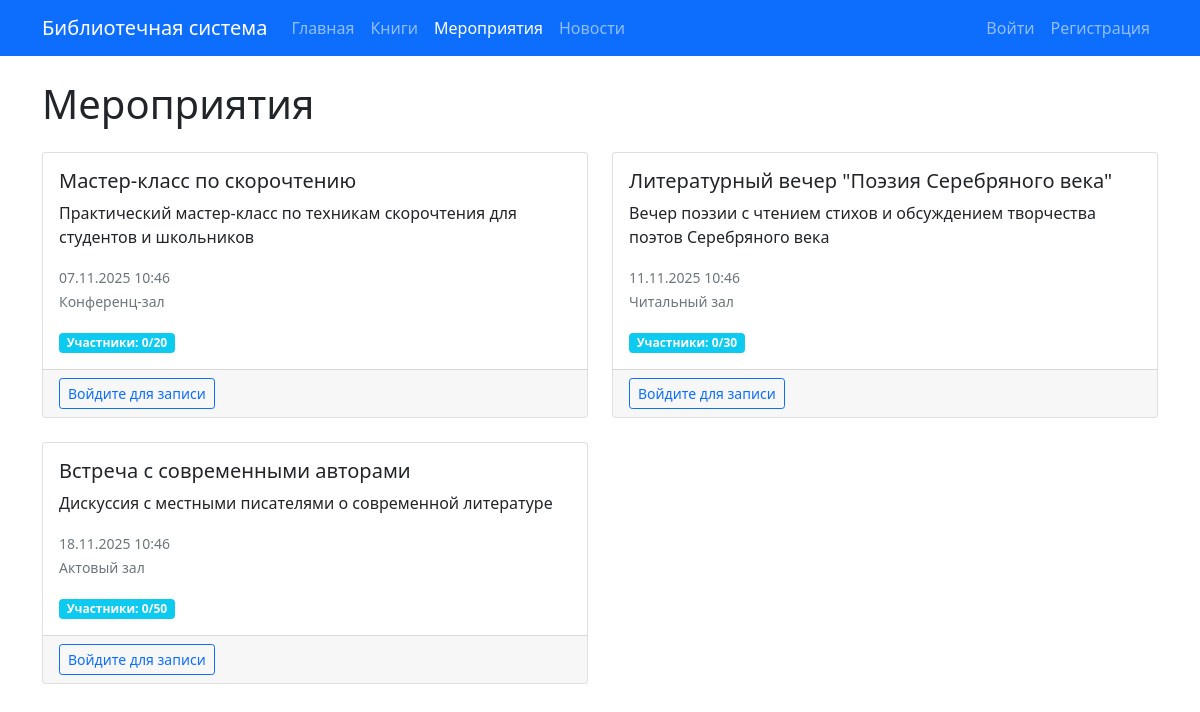
Screenshot of /events.php with the database file from the repository.
### tables this page shows
CREATE TABLE events (
    id INT AUTO_INCREMENT PRIMARY KEY,
    title VARCHAR(255) NOT NULL,
    description TEXT,
    event_date DATETIME NOT NULL,
    location VARCHAR(255),
    max_participants INT,
    current_participants INT DEFAULT 0,
    image VARCHAR(255),
    created_at TIMESTAMP DEFAULT CURRENT_TIMESTAMP
);

### includes/auth.php (called while the page is built, shortened)
<?php
if (!function_exists('escape')) {
    function escape($data) {
        return htmlspecialchars($data, ENT_QUOTES | ENT_HTML5, 'UTF-8');
    }
}
function isLoggedIn() {
    return isset($_SESSION['user_id']);
}
?>

### events.php (the view, shortened to what this page needs)
<?php
require_once 'includes/auth.php';
try {
    $stmt = $pdo->query("
        SELECT * FROM events
        WHERE event_date > NOW()
        ORDER BY event_date ASC
    ");
    $events = $stmt->fetchAll(PDO::FETCH_ASSOC);
} catch (PDOException $e) {
    $events = [];
}
?>
<!DOCTYPE html>
<html lang="ru">
<head>
    <link href="https://cdn.jsdelivr.net/npm/bootstrap@5.1.3/dist/css/bootstrap.min.css" rel="stylesheet">
</head>
<body>
    <nav class="navbar navbar-expand-lg navbar-dark bg-primary">
        <div class="container">
            <a class="navbar-brand" href="index.php">Библиотечная система</a>
            <div class="navbar-nav me-auto">
                <a class="nav-link" href="index.php">Главная</a>
                <a class="nav-link" href="books.php">Книги</a>
                <a class="nav-link active" href="events.php">Мероприятия</a>
                <a class="nav-link" href="news.php">Новости</a>
            </div>
            <div class="navbar-nav">
                <?php if (isLoggedIn()): ?>
                    <?php if (isAdmin()): ?>
                        <a class="nav-link" href="admin/">Панель управления</a>
                    <?php else: ?>
                        <a class="nav-link" href="user/">Личный кабинет</a>
                    <?php endif; ?>
                    <a class="nav-link" href="logout.php">Выйти</a>
                <?php else: ?>
                    <a class="nav-link" href="login.php">Войти</a>
                    <a class="nav-link" href="register.php">Регистрация</a>
                <?php endif; ?>
            </div>
        </div>
    </nav>
    <div class="container mt-4">
        <h1 class="mb-4">Мероприятия</h1>
        <div class="row">
            <?php if ($events): ?>
                <?php foreach ($events as $event): ?>
                <div class="col-md-6 mb-4">
                    <div class="card h-100">
                        <div class="card-body">
                            <h5 class="card-title"><?= escape($event['title']) ?></h5>
                            <p class="card-text"><?= escape($event['description']) ?></p>
                            <p class="card-text">
                                <small class="text-muted">
                                    <?= date('d.m.Y H:i', strtotime($event['event_date'])) ?><br>
                                    <?= escape($event['location']) ?>
                                </small>
                            </p>
                            <p class="card-text">
                                <span class="badge bg-info">
                                    Участники: <?= escape($event['current_participants']) ?>/<?= escape($event['max_participants']) ?>
                                </span>
                            </p>
                        </div>
                        <div class="card-footer">
                            <?php if (isLoggedIn() && !isAdmin()): ?>
                                <a href="user/events.php?register=<?= $event['id'] ?>" class="btn btn-primary btn-sm">
                                    Записаться
                                </a>
                            <?php elseif (!isLoggedIn()): ?>
                                <a href="login.php" class="btn btn-outline-primary btn-sm">Войдите для записи</a>
                            <?php endif; ?>
                        </div>
                    </div>
                </div>
                <?php endforeach; ?>
            <?php endif; ?>
        </div>
    </div>
</body>
</html>

### rows the page displays
events: title "Мастер-класс по скорочтению", description "Практический мастер-класс по техникам скорочтения для студентов и школьников", event_date "07.11.2025 10:46", location "Конференц-зал", current_participants "0", max_participants "20"
events: title "Литературный вечер \"Поэзия Серебряного века\"", description "Вечер поэзии с чтением стихов и обсуждением творчества поэтов Серебряного века", event_date "11.11.2025 10:46", location "Читальный зал", current_participants "0", max_participants "30"
events: title "Встреча с современными авторами", description "Дискуссия с местными писателями о современной литературе", event_date "18.11.2025 10:46", location "Актовый зал", current_participants "0", max_participants "50"
